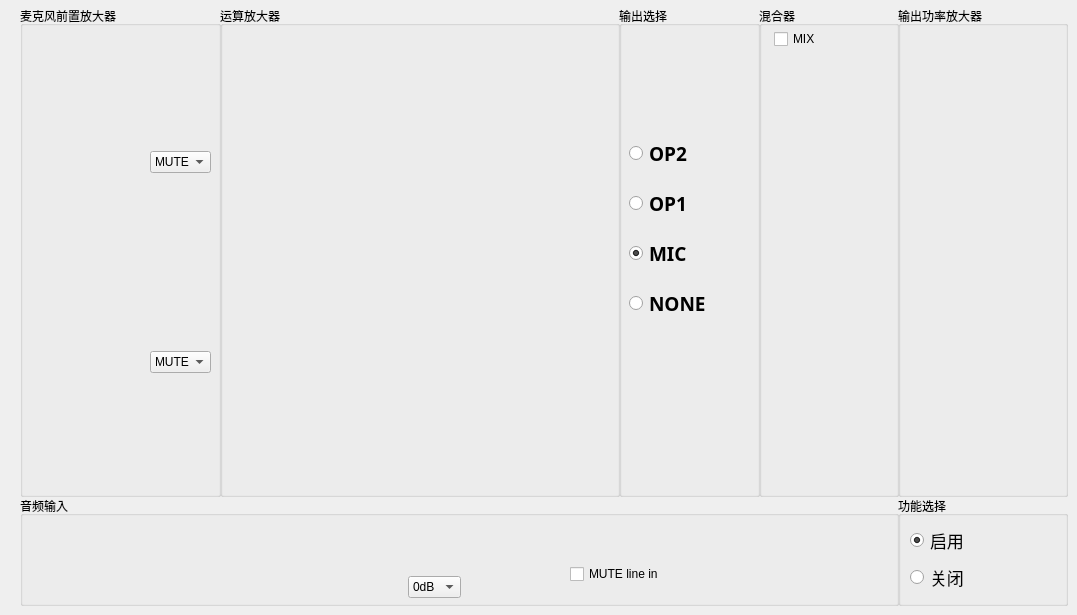
      <widget class="QWidget" name="tab_4">
       <attribute name="icon">
        <iconset>
         <activeon>:/mic/icon/Vmicro.png</activeon>
        </iconset>
       </attribute>
       <attribute name="title">
        <string>监听模式设置</string>
       </attribute>
       <widget class="QGroupBox" name="groupBox_38">
        <property name="geometry">
         <rect>
          <x>20</x>
          <y>496</y>
          <width>879</width>
          <height>110</height>
         </rect>
        </property>
        <property name="title">
         <string>音频输入</string>
        </property>
        <widget class="QLabel" name="label_44">
         <property name="geometry">
          <rect>
           <x>120</x>
           <y>0</y>
           <width>700</width>
           <height>110</height>
          </rect>
         </property>
         <property name="text">
          <string/>
         </property>
         <property name="pixmap">
          <pixmap resource="Mic_OP.qrc">:/control/icon/control/line_in.png</pixmap>
         </property>
        </widget>
        <widget class="QCheckBox" name="checkbox_mute_line_in_2">
         <property name="geometry">
          <rect>
           <x>550</x>
           <y>70</y>
           <width>91</width>
           <height>16</height>
          </rect>
         </property>
         <property name="text">
          <string>MUTE line in</string>
         </property>
        </widget>
        <widget class="QComboBox" name="combo_line_gain">
         <property name="geometry">
          <rect>
           <x>388</x>
           <y>80</y>
           <width>53</width>
           <height>22</height>
          </rect>
         </property>
         <item>
          <property name="text">
           <string>0dB</string>
          </property>
         </item>
         <item>
          <property name="text">
           <string>-24dB</string>
          </property>
         </item>
         <item>
          <property name="text">
           <string>-30dB</string>
          </property>
         </item>
         <item>
          <property name="text">
           <string>-36dB</string>
          </property>
         </item>
        </widget>
       </widget>
       <widget class="QGroupBox" name="groupBox_41">
        <property name="geometry">
         <rect>
          <x>759</x>
          <y>6</y>
          <width>140</width>
          <height>491</height>
         </rect>
        </property>
        <property name="title">
         <string>混合器</string>
        </property>
        <widget class="QCheckBox" name="checkbox_mute_mix_2">
         <property name="geometry">
          <rect>
           <x>15</x>
           <y>25</y>
           <width>46</width>
           <height>16</height>
          </rect>
         </property>
         <property name="text">
          <string>MIX</string>
         </property>
        </widget>
        <widget class="QLabel" name="label_45">
         <property name="geometry">
          <rect>
           <x>0</x>
           <y>80</y>
           <width>140</width>
           <height>441</height>
          </rect>
         </property>
         <property name="text">
          <string/>
         </property>
         <property name="pixmap">
          <pixmap resource="Mic_OP.qrc">:/control/icon/control/mixR+.png</pixmap>
         </property>
        </widget>
        <widget class="QLabel" name="label_46">
         <property name="geometry">
          <rect>
           <x>48</x>
           <y>15</y>
           <width>91</width>
           <height>66</height>
          </rect>
         </property>
         <property name="text">
          <string/>
         </property>
         <property name="pixmap">
          <pixmap resource="Mic_OP.qrc">:/control/icon/control/mix_in_off.png</pixmap>
         </property>
        </widget>
        <zorder>label_45</zorder>
        <zorder>checkbox_mute_mix_2</zorder>
        <zorder>label_46</zorder>
       </widget>
       <widget class="QGroupBox" name="groupBox_42">
        <property name="geometry">
         <rect>
          <x>619</x>
          <y>6</y>
          <width>141</width>
          <height>491</height>
         </rect>
        </property>
        <property name="title">
         <string>输出选择</string>
        </property>
        <widget class="QWidget" name="widget_4" native="true">
         <property name="geometry">
          <rect>
           <x>10</x>
           <y>120</y>
           <width>131</width>
           <height>206</height>
          </rect>
         </property>
         <property name="font">
          <font>
           <family>微软雅黑 Light</family>
           <pointsize>14</pointsize>
           <weight>75</weight>
           <bold>true</bold>
          </font>
         </property>
         <layout class="QVBoxLayout" name="verticalLayout_30">
          <item>
           <widget class="QRadioButton" name="radiobutton_op2_2">
            <property name="text">
             <string>OP2</string>
            </property>
            <property name="checked">
             <bool>false</bool>
            </property>
           </widget>
          </item>
          <item>
           <widget class="QRadioButton" name="radiobutton_op1_2">
            <property name="text">
             <string>OP1</string>
            </property>
           </widget>
          </item>
          <item>
           <widget class="QRadioButton" name="radiobutton_mic_2">
            <property name="text">
             <string>MIC</string>
            </property>
            <property name="checked">
             <bool>true</bool>
            </property>
           </widget>
          </item>
          <item>
           <widget class="QRadioButton" name="radiobutton_none_2">
            <property name="text">
             <string>NONE</string>
            </property>
            <property name="checked">
             <bool>false</bool>
            </property>
           </widget>
          </item>
         </layout>
        </widget>
        <widget class="QLabel" name="label_47">
         <property name="enabled">
          <bool>true</bool>
         </property>
         <property name="geometry">
          <rect>
           <x>0</x>
           <y>52</y>
           <width>140</width>
           <height>136</height>
          </rect>
         </property>
         <property name="text">
          <string/>
         </property>
         <property name="pixmap">
          <pixmap resource="Mic_OP.qrc">:/control/icon/control/LINE.png</pixmap>
         </property>
        </widget>
        <widget class="QLabel" name="label_48">
         <property name="enabled">
          <bool>true</bool>
         </property>
         <property name="geometry">
          <rect>
           <x>0</x>
           <y>252</y>
           <width>140</width>
           <height>136</height>
          </rect>
         </property>
         <property name="text">
          <string/>
         </property>
         <property name="pixmap">
          <pixmap resource="Mic_OP.qrc">:/control/icon/control/LINE.png</pixmap>
         </property>
        </widget>
        <zorder>label_47</zorder>
        <zorder>label_48</zorder>
        <zorder>widget_4</zorder>
       </widget>
       <widget class="QGroupBox" name="groupBox_44">
        <property name="geometry">
         <rect>
          <x>898</x>
          <y>6</y>
          <width>170</width>
          <height>491</height>
         </rect>
        </property>
        <property name="title">
         <string>输出功率放大器</string>
        </property>
        <widget class="QLabel" name="label_49">
         <property name="geometry">
          <rect>
           <x>0</x>
           <y>32</y>
           <width>170</width>
           <height>340</height>
          </rect>
         </property>
         <property name="text">
          <string/>
         </property>
         <property name="pixmap">
          <pixmap resource="Mic_OP.qrc">:/control/icon/control/HPH.png</pixmap>
         </property>
        </widget>
       </widget>
       <widget class="QGroupBox" name="groupBox_46">
        <property name="geometry">
         <rect>
          <x>20</x>
          <y>6</y>
          <width>201</width>
          <height>491</height>
         </rect>
        </property>
        <property name="title">
         <string>麦克风前置放大器</string>
        </property>
        <widget class="QLabel" name="label_50">
         <property name="geometry">
          <rect>
           <x>0</x>
           <y>80</y>
           <width>201</width>
           <height>81</height>
          </rect>
         </property>
         <property name="text">
          <string/>
         </property>
         <property name="pixmap">
          <pixmap resource="Mic_OP.qrc">:/control/icon/control/Mic_op_left.png</pixmap>
         </property>
        </widget>
        <widget class="QLabel" name="label_51">
         <property name="geometry">
          <rect>
           <x>0</x>
           <y>280</y>
           <width>201</width>
           <height>81</height>
          </rect>
         </property>
         <property name="text">
          <string/>
         </property>
         <property name="pixmap">
          <pixmap resource="Mic_OP.qrc">:/control/icon/control/Mic_op_right.png</pixmap>
         </property>
        </widget>
        <widget class="QComboBox" name="combo_mic_gain_l_2">
         <property name="geometry">
          <rect>
           <x>130</x>
           <y>145</y>
           <width>61</width>
           <height>22</height>
          </rect>
         </property>
         <item>
          <property name="text">
           <string>MUTE</string>
          </property>
         </item>
         <item>
          <property name="text">
           <string>0.0dB</string>
          </property>
         </item>
         <item>
          <property name="text">
           <string>0.5dB</string>
          </property>
         </item>
         <item>
          <property name="text">
           <string>1.0dB</string>
          </property>
         </item>
         <item>
          <property name="text">
           <string>1.5dB</string>
          </property>
         </item>
         <item>
          <property name="text">
           <string>2.0dB</string>
          </property>
         </item>
         <item>
          <property name="text">
           <string>2.5dB</string>
          </property>
         </item>
         <item>
          <property name="text">
           <string>3.0dB</string>
          </property>
         </item>
         <item>
          <property name="text">
           <string>3.5dB</string>
          </property>
         </item>
         <item>
          <property name="text">
           <string>4.0dB</string>
          </property>
         </item>
         <item>
          <property name="text">
           <string>4.5dB</string>
          </property>
         </item>
         <item>
          <property name="text">
           <string>5.0dB</string>
          </property>
         </item>
         <item>
          <property name="text">
           <string>5.5dB</string>
          </property>
         </item>
         <item>
          <property name="text">
           <string>6.0dB</string>
          </property>
         </item>
         <item>
          <property name="text">
           <string>6.5dB</string>
          </property>
         </item>
         <item>
          <property name="text">
           <string>7.0dB</string>
          </property>
         </item>
         <item>
          <property name="text">
           <string>7.5dB</string>
          </property>
         </item>
         <item>
          <property name="text">
           <string>8.0dB</string>
          </property>
         </item>
         <item>
          <property name="text">
           <string>8.5dB</string>
          </property>
         </item>
         <item>
          <property name="text">
           <string>9.0dB</string>
          </property>
         </item>
         <item>
          <property name="text">
           <string>9.5dB</string>
          </property>
         </item>
         <item>
          <property name="text">
           <string>10.0dB</string>
          </property>
         </item>
         <item>
          <property name="text">
           <string>10.5dB</string>
          </property>
         </item>
         <item>
          <property name="text">
           <string>11.0dB</string>
          </property>
         </item>
         <item>
          <property name="text">
           <string>11.5dB</string>
          </property>
         </item>
         <item>
          <property name="text">
           <string>12.0dB</string>
          </property>
         </item>
         <item>
          <property name="text">
           <string>12.5dB</string>
          </property>
         </item>
         <item>
          <property name="text">
           <string>13.0dB</string>
          </property>
         </item>
         <item>
          <property name="text">
           <string>13.5dB</string>
          </property>
         </item>
         <item>
          <property name="text">
           <string>14.0dB</string>
          </property>
         </item>
         <item>
          <property name="text">
           <string>14.5dB</string>
          </property>
         </item>
         <item>
          <property name="text">
           <string>15.0dB</string>
          </property>
         </item>
         <item>
          <property name="text">
           <string>15.5dB</string>
          </property>
         </item>
         <item>
          <property name="text">
           <string>16.0dB</string>
          </property>
         </item>
         <item>
          <property name="text">
           <string>16.5dB</string>
          </property>
         </item>
         <item>
          <property name="text">
           <string>17.0dB</string>
          </property>
         </item>
         <item>
          <property name="text">
           <string>17.5dB</string>
          </property>
         </item>
         <item>
          <property name="text">
           <string>18.0dB</string>
          </property>
         </item>
         <item>
          <property name="text">
           <string>18.5dB</string>
          </property>
         </item>
         <item>
          <property name="text">
           <string>19.0dB</string>
          </property>
         </item>
         <item>
          <property name="text">
           <string>19.5dB</string>
          </property>
         </item>
         <item>
          <property name="text">
           <string>20.0dB</string>
          </property>
         </item>
         <item>
          <property name="text">
           <string>20.5dB</string>
          </property>
         </item>
         <item>
          <property name="text">
           <string>21.0dB</string>
          </property>
         </item>
         <item>
          <property name="text">
           <string>21.5dB</string>
          </property>
         </item>
         <item>
          <property name="text">
           <string>22.0dB</string>
          </property>
         </item>
         <item>
          <property name="text">
           <string>22.5dB</string>
          </property>
         </item>
         <item>
          <property name="text">
           <string>23.0dB</string>
          </property>
         </item>
         <item>
          <property name="text">
           <string>23.5dB</string>
          </property>
         </item>
         <item>
          <property name="text">
           <string>24.0dB</string>
          </property>
         </item>
         <item>
          <property name="text">
           <string>24.5dB</string>
          </property>
         </item>
         <item>
          <property name="text">
           <string>25.0dB</string>
          </property>
         </item>
         <item>
          <property name="text">
           <string>25.5dB</string>
          </property>
         </item>
         <item>
          <property name="text">
           <string>26.0dB</string>
          </property>
         </item>
         <item>
          <property name="text">
           <string>26.5dB</string>
          </property>
         </item>
         <item>
          <property name="text">
           <string>27.0dB</string>
          </property>
         </item>
         <item>
          <property name="text">
           <string>27.5dB</string>
          </property>
         </item>
         <item>
          <property name="text">
           <string>28.0dB</string>
          </property>
         </item>
         <item>
          <property name="text">
           <string>28.5dB</string>
          </property>
         </item>
         <item>
          <property name="text">
           <string>29.0dB</string>
          </property>
         </item>
         <item>
          <property name="text">
           <string>29.5dB</string>
          </property>
         </item>
         <item>
          <property name="text">
           <string>30.0dB</string>
          </property>
         </item>
        </widget>
        <widget class="QComboBox" name="combo_mic_gain_r_2">
         <property name="geometry">
          <rect>
           <x>130</x>
           <y>345</y>
           <width>61</width>
           <height>22</height>
          </rect>
         </property>
         <item>
          <property name="text">
           <string>MUTE</string>
          </property>
         </item>
         <item>
          <property name="text">
           <string>0.0dB</string>
          </property>
         </item>
         <item>
          <property name="text">
           <string>0.5dB</string>
          </property>
         </item>
         <item>
          <property name="text">
           <string>1.0dB</string>
          </property>
         </item>
         <item>
          <property name="text">
           <string>1.5dB</string>
          </property>
         </item>
         <item>
          <property name="text">
           <string>2.0dB</string>
          </property>
         </item>
         <item>
          <property name="text">
           <string>2.5dB</string>
          </property>
         </item>
         <item>
          <property name="text">
           <string>3.0dB</string>
          </property>
         </item>
         <item>
          <property name="text">
           <string>3.5dB</string>
          </property>
         </item>
         <item>
          <property name="text">
           <string>4.0dB</string>
          </property>
         </item>
         <item>
          <property name="text">
           <string>4.5dB</string>
          </property>
         </item>
         <item>
          <property name="text">
           <string>5.0dB</string>
          </property>
         </item>
         <item>
          <property name="text">
           <string>5.5dB</string>
          </property>
         </item>
         <item>
          <property name="text">
           <string>6.0dB</string>
          </property>
         </item>
         <item>
          <property name="text">
           <string>6.5dB</string>
          </property>
         </item>
         <item>
          <property name="text">
           <string>7.0dB</string>
          </property>
         </item>
         <item>
          <property name="text">
           <string>7.5dB</string>
          </property>
         </item>
         <item>
          <property name="text">
           <string>8.0dB</string>
          </property>
         </item>
         <item>
          <property name="text">
           <string>8.5dB</string>
          </property>
         </item>
         <item>
          <property name="text">
           <string>9.0dB</string>
          </property>
         </item>
         <item>
          <property name="text">
           <string>9.5dB</string>
          </property>
         </item>
         <item>
          <property name="text">
           <string>10.0dB</string>
          </property>
         </item>
         <item>
          <property name="text">
           <string>10.5dB</string>
          </property>
         </item>
         <item>
          <property name="text">
           <string>11.0dB</string>
          </property>
         </item>
         <item>
          <property name="text">
           <string>11.5dB</string>
          </property>
         </item>
         <item>
          <property name="text">
           <string>12.0dB</string>
          </property>
         </item>
         <item>
          <property name="text">
           <string>12.5dB</string>
          </property>
         </item>
         <item>
          <property name="text">
           <string>13.0dB</string>
          </property>
         </item>
         <item>
          <property name="text">
           <string>13.5dB</string>
          </property>
         </item>
         <item>
          <property name="text">
           <string>14.0dB</string>
          </property>
         </item>
         <item>
          <property name="text">
           <string>14.5dB</string>
          </property>
         </item>
         <item>
          <property name="text">
           <string>15.0dB</string>
          </property>
         </item>
         <item>
          <property name="text">
           <string>15.5dB</string>
          </property>
         </item>
         <item>
          <property name="text">
           <string>16.0dB</string>
          </property>
         </item>
         <item>
          <property name="text">
           <string>16.5dB</string>
          </property>
         </item>
         <item>
          <property name="text">
           <string>17.0dB</string>
          </property>
         </item>
         <item>
          <property name="text">
           <string>17.5dB</string>
          </property>
         </item>
         <item>
          <property name="text">
           <string>18.0dB</string>
          </property>
         </item>
         <item>
          <property name="text">
           <string>18.5dB</string>
          </property>
         </item>
         <item>
          <property name="text">
           <string>19.0dB</string>
          </property>
         </item>
         <item>
          <property name="text">
           <string>19.5dB</string>
          </property>
         </item>
         <item>
          <property name="text">
           <string>20.0dB</string>
          </property>
         </item>
         <item>
          <property name="text">
           <string>20.5dB</string>
          </property>
         </item>
         <item>
          <property name="text">
           <string>21.0dB</string>
          </property>
         </item>
         <item>
          <property name="text">
           <string>21.5dB</string>
          </property>
         </item>
         <item>
          <property name="text">
           <string>22.0dB</string>
          </property>
         </item>
         <item>
          <property name="text">
           <string>22.5dB</string>
          </property>
         </item>
         <item>
          <property name="text">
           <string>23.0dB</string>
          </property>
         </item>
         <item>
          <property name="text">
           <string>23.5dB</string>
          </property>
         </item>
         <item>
          <property name="text">
           <string>24.0dB</string>
          </property>
         </item>
         <item>
          <property name="text">
           <string>24.5dB</string>
          </property>
         </item>
         <item>
          <property name="text">
           <string>25.0dB</string>
          </property>
         </item>
         <item>
          <property name="text">
           <string>25.5dB</string>
          </property>
         </item>
         <item>
          <property name="text">
           <string>26.0dB</string>
          </property>
         </item>
         <item>
          <property name="text">
           <string>26.5dB</string>
          </property>
         </item>
         <item>
          <property name="text">
           <string>27.0dB</string>
          </property>
         </item>
         <item>
          <property name="text">
           <string>27.5dB</string>
          </property>
         </item>
         <item>
          <property name="text">
           <string>28.0dB</string>
          </property>
         </item>
         <item>
          <property name="text">
           <string>28.5dB</string>
          </property>
         </item>
         <item>
          <property name="text">
           <string>29.0dB</string>
          </property>
         </item>
         <item>
          <property name="text">
           <string>29.5dB</string>
          </property>
         </item>
         <item>
          <property name="text">
           <string>30.0dB</string>
          </property>
         </item>
        </widget>
       </widget>
       <widget class="QGroupBox" name="groupBox_47">
        <property name="geometry">
         <rect>
          <x>220</x>
          <y>6</y>
          <width>400</width>
          <height>491</height>
         </rect>
        </property>
        <property name="title">
         <string>运算放大器</string>
        </property>
        <widget class="QLabel" name="label_52">
         <property name="enabled">
          <bool>true</bool>
         </property>
         <property name="geometry">
          <rect>
           <x>0</x>
           <y>52</y>
           <width>200</width>
           <height>136</height>
          </rect>
         </property>
         <property name="text">
          <string/>
         </property>
         <property name="pixmap">
          <pixmap resource="Mic_OP.qrc">:/control/icon/control/LINE_half.png</pixmap>
         </property>
        </widget>
        <widget class="QLabel" name="label_53">
         <property name="enabled">
          <bool>true</bool>
         </property>
         <property name="geometry">
          <rect>
           <x>0</x>
           <y>252</y>
           <width>200</width>
           <height>136</height>
          </rect>
         </property>
         <property name="text">
          <string/>
         </property>
         <property name="pixmap">
          <pixmap resource="Mic_OP.qrc">:/control/icon/control/LINE_half.png</pixmap>
         </property>
        </widget>
        <widget class="QLabel" name="label_54">
         <property name="enabled">
          <bool>true</bool>
         </property>
         <property name="geometry">
          <rect>
           <x>200</x>
           <y>52</y>
           <width>200</width>
           <height>136</height>
          </rect>
         </property>
         <property name="text">
          <string/>
         </property>
         <property name="pixmap">
          <pixmap resource="Mic_OP.qrc">:/control/icon/control/LINE_half.png</pixmap>
         </property>
        </widget>
        <widget class="QLabel" name="label_55">
         <property name="enabled">
          <bool>true</bool>
         </property>
         <property name="geometry">
          <rect>
           <x>200</x>
           <y>252</y>
           <width>200</width>
           <height>136</height>
          </rect>
         </property>
         <property name="text">
          <string/>
         </property>
         <property name="pixmap">
          <pixmap resource="Mic_OP.qrc">:/control/icon/control/LINE_half.png</pixmap>
         </property>
        </widget>
       </widget>
       <widget class="QGroupBox" name="groupBox_39">
        <property name="geometry">
         <rect>
          <x>898</x>
          <y>496</y>
          <width>170</width>
          <height>110</height>
         </rect>
        </property>
        <property name="title">
         <string>功能选择</string>
        </property>
        <layout class="QVBoxLayout" name="verticalLayout_29">
         <item>
          <widget class="QRadioButton" name="radiobutton_monitor_on">
           <property name="font">
            <font>
             <pointsize>13</pointsize>
            </font>
           </property>
           <property name="text">
            <string>启用</string>
           </property>
           <property name="checked">
            <bool>true</bool>
           </property>
          </widget>
         </item>
         <item>
          <widget class="QRadioButton" name="radiobutton_monitor_off">
           <property name="font">
            <font>
             <pointsize>13</pointsize>
            </font>
           </property>
           <property name="text">
            <string>关闭</string>
           </property>
          </widget>
         </item>
        </layout>
       </widget>
       <zorder>groupBox_42</zorder>
       <zorder>groupBox_38</zorder>
       <zorder>groupBox_44</zorder>
       <zorder>groupBox_41</zorder>
       <zorder>groupBox_46</zorder>
       <zorder>groupBox_47</zorder>
       <zorder>groupBox_39</zorder>
      </widget>
